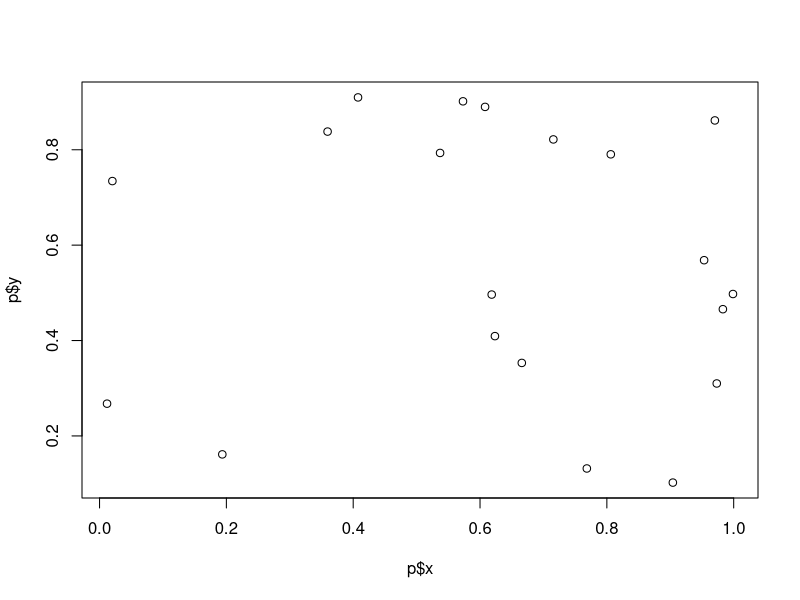
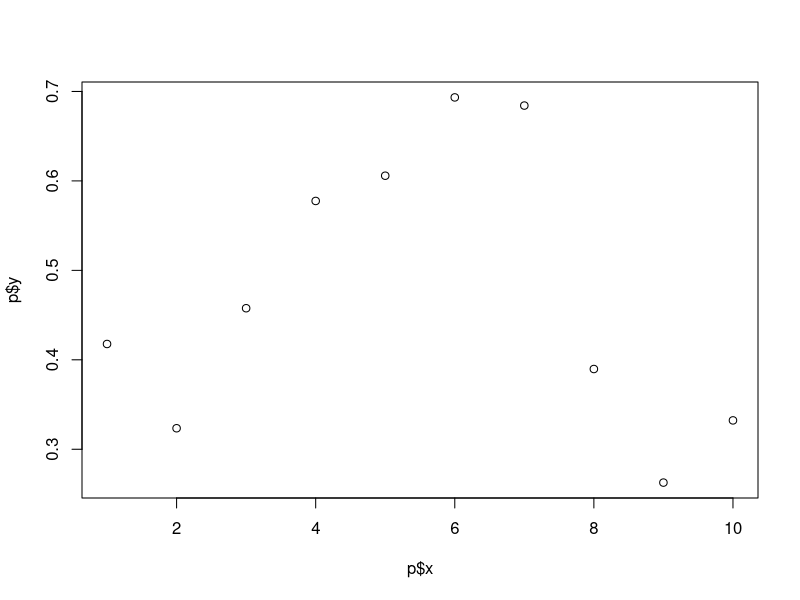

Write the R code that produced these figures, in order.
###### Finishing up Matrices and Data frames
###### 19 January 2023
###### LVA

m <- matrix(data = 1:12, nrow=3)

## subsetting based on elements
m[1:2, ]
m[, 2:4]

## subset with logical (conditional) statements
## select all columns for which totals are > 15 

colSums(m) > 15
m[, colSums(m) > 15]

## row sums now
## select rows that sum up to 22
m[rowSums(m)==22,]

m[rowSums(m)!=22,]

### Logical operators: == != > <

## subsetting to a vector changes the data type
z <- m[1,]
print(z)
str(z)

z2 <- m[1, , drop=FALSE]
z2

# simulate new matrix
m2 <- matrix(data = runif(9), nrow=3)
m2
m2[3,2]

### use assignment operator to substitute values
m2[m2 > 0.6] <- NA
m2

data <- iris
head(data)

data[3,2] # numbered indices still work

dataSub <- data[,c("Species", "Petal.Length")]
str(dataSub)

#### sort a data frame by values
orderedIris <- iris[order(iris$Petal.Length),]
head(orderedIris)

########## FUNCTIONS in R!!

# everything in R is a function
sum(3,2) # sum
3 + 2 # + sign is a function
sd

### User-defined functions

#functionName <- function(argX=defaultX, argY=defaultY){
  ## curly bracket starts the body of the function
  ### Lines of R code ### and notes
  ### create local variables (only 'visible' to R within the function)
  #argX <- c("IDK")
  ### return(z)
#}

myFunc <- function(a=3, b=4){
  z <- a + b
  return(z)
}
myFunc() #runs defaults
z <- myFunc()
print(z)

myFunc(a=100, b=3.4)

myFuncBad <- function(a=3){
  z <- a + b
  return(z)
}
#b <- 50
#myFuncBad() #Error object b not found

myFunc <- function(a=NULL, b=NULL){
  z <- a + b
  return(z)
}
myFunc() #runs defaults


#### Multiple return statements

############################################
# FUNCTION: HardyWeinberg
# input: all allele frequency p (0,1)
# output: p and the frequencies of 3 genotypes AA AB BB
#-----------------------------------------
HardyWeinberg <- function(p = runif(1)){
  if(p > 1.0 | p < 0.0){
    return("Function failure: p must be between 0 and 1")
  }
  q <- 1 - p
  fAA <- p^2
  fAB <- 2*p*q
  fBB <- q^2
  vecOut <- signif(c(p=p, AA=fAA, AB = fAB, BB=fBB), digits=3)
  return(vecOut)
}
############################################

HardyWeinberg()
freqs <- HardyWeinberg()
freqs
HardyWeinberg(p=3)

### Create a complex default value
###################################
# FUNCTION: fitLinear2
# fits simple regression line
# input: numeric list (p) of predictor (x) and response (y)
# outputs: slope and p-value

fitLinear2 <- function(p=NULL){
  if(is.null(p)){
    p <- list(x=runif(20), y=runif(20))
  }
  myMod <- lm(p$x~p$y)
  myOut <- c(slope= summary(myMod)$coefficients[2,1], 
             pValue = summary(myMod)$coefficients[2,4])
  plot(x=p$x, y=p$y) # quick plot to check output
  return(myOut)
}
fitLinear2() #simulates p for us when p=NULL
myPars <- list(x=1:10, y=runif(10))
fitLinear2(p=myPars)






















